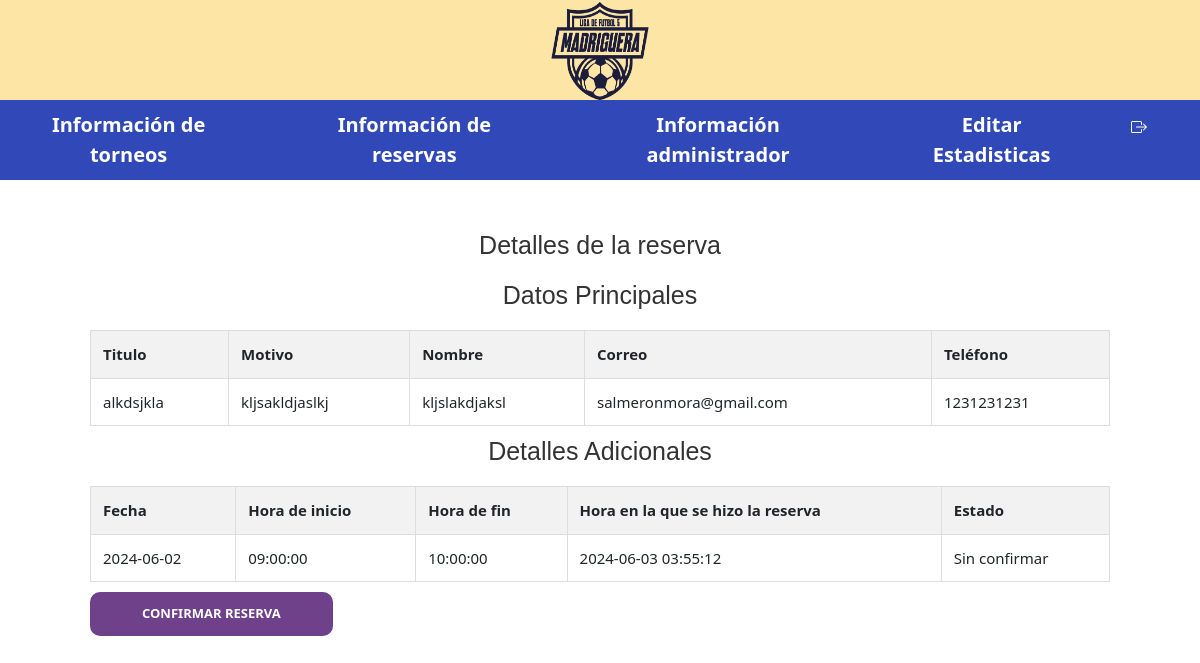
Screenshot of /ToposFC/admin/detallesReserva.php?id=67 (signed in) with the database file from the repository.
### tables this page shows
CREATE TABLE `topos_reservas` (
  `id` int(11) NOT NULL,
  `titulo` varchar(255) DEFAULT NULL,
  `motivo` varchar(255) DEFAULT NULL,
  `nombre` varchar(100) DEFAULT NULL,
  `correo` varchar(100) DEFAULT NULL,
  `telefono` varchar(15) DEFAULT NULL,
  `fecha` date DEFAULT NULL,
  `hora_inicio` time DEFAULT NULL,
  `hora_fin` time DEFAULT NULL,
  `hora_de_reserva` timestamp NOT NULL DEFAULT current_timestamp() ON UPDATE current_timestamp(),
  `estado` int(11) NOT NULL DEFAULT 0
);

### ToposFC/includes/detallesReserva_view.inc.php (the view, shortened to what this page needs)
<?php
function mostrarDetallesReserva(int $id){
    require 'database.php';
    $consulta2 = "SELECT * from topos_reservas WHERE id = :id";
    $stmt2 = $pdo->prepare($consulta2);
    $stmt2->bindParam(":id", $id);
    $stmt2->execute();
    $row = $stmt2->fetch(PDO::FETCH_ASSOC);
    echo "<div class='contenedor formulario mt-5 pe-5 ps-5'>";
    echo "<h2 class='titulo'>Detalles de la reserva</h2>";
    if ($row) {
        $estado = "";
        switch ($row['estado']) {
            case 0:
                $estado = "Sin confirmar";
                break;
        }
        echo "<h3 class='titulo'>Datos Principales</h3>";
        echo "<div class='table-responsive'>
                <table class='table table-hover border-black tabla'>
                    <thead>
                        <tr>
                            <th scope='col'>Titulo</th>
                            <th scope='col'>Motivo</th>
                            <th scope='col'>Nombre</th>
                            <th scope='col'>Correo</th>
                            <th scope='col'>Teléfono</th>
                        </tr>
                    </thead>
                    <tbody>
                        <tr>
                            <td>{$row['titulo']}</td>
                            <td>{$row['motivo']}</td>
                            <td>{$row['nombre']}</td>
                            <td>{$row['correo']}</td>
                            <td>{$row['telefono']}</td>
                        </tr>
                    </tbody>
                </table>
              </div>";
        echo "<h3 class='titulo'>Detalles Adicionales</h3>";
        echo "<div class='table-responsive'>
                <table class='table table-hover border-black tabla'>
                    <thead>
                        <tr>
                            <th scope='col'>Fecha</th>
                            <th scope='col'>Hora de inicio</th>
                            <th scope='col'>Hora de fin</th>
                            <th scope='col'>Hora en la que se hizo la reserva</th>
                            <th scope='col'>Estado</th>
                        </tr>
                    </thead>
                    <tbody>
                        <tr>
                            <td>{$row['fecha']}</td>
                            <td>{$row['hora_inicio']}</td>
                            <td>{$row['hora_fin']}</td>
                            <td>{$row['hora_de_reserva']}</td>
                            <td>{$estado}</td>
                        </tr>
                    </tbody>
                </table>";
                if($row['estado']==0){
                    echo "<td><a class='boton boton--morado' onclick='confirmarReporte($id)'>Confirmar Reserva</a></td>";
                }
              echo "</div>";
    }
    echo "</div>";
}

### ToposFC/css/style.css (style rules this page uses)
:root { --azul: #3149B8; --amarillo: #FCE5A5; --verde: #4E9725; --blanco: #ffffff; --negro: #000000; --morada: #6F418A; --rojo: #ff0000; }
html { height: 100%; width: 100%; box-sizing: border-box; font-size: 62.5%; }
*, *:before, *:after { box-sizing: inherit; }
.contenedor { width: min(90%, 120rem); margin: 0 auto; }
.boton { display: inline-block; font-family: var(--fuenteHeading); color: var(--blanco); text-align: center; padding: 1rem 5rem; font-size: 1.3rem; text-transform: uppercase; font-weight: 700; margin-bottom: 2rem; border: none; border-radius: 1rem; text-decoration: none; }
.boton--morado { background-color: var(--morada); border: 2px solid var(--morada); box-sizing: border-box; transition: 0.3s; }
h2 { font-size: 3.6rem; }
h3 { font-size: 2.1rem; }

### ToposFC/includes/detallesReserva_view.inc.php (style rules this page uses)
.contenedor { margin: 0 auto; max-width: 1200px; padding: 20px; }
.titulo { font-family: Arial, sans-serif; color: #333; text-align: center; margin-bottom: 20px; font-size: 2.5em; }
.table-responsive { overflow-x: auto; }
.table { width: 100%; border-collapse: collapse; font-size: 1.5em; }
.table th, .table td { padding: 12px; border: 1px solid #dddddd; text-align: left; }
.table th { background-color: #f2f2f2; }
.border-black { border-color: black; }

### rows the page displays
topos_reservas: titulo "alkdsjkla", motivo "kljsakldjaslkj", nombre "kljslakdjaksl", correo "salmeronmora@gmail.com", telefono "1231231231", fecha "2024-06-02", hora_inicio "09:00:00", hora_fin "10:00:00", hora_de_reserva "2024-06-03 03:55:12", estado "Sin confirmar"
